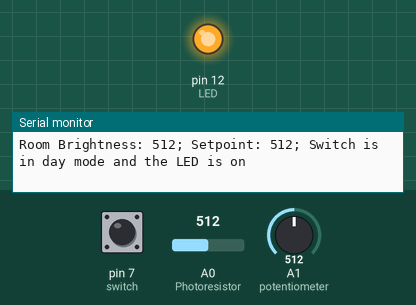
This sketch was run on a simulated Arduino Uno, built with avr-gcc and run on an emulated ATmega328P. On the bench: output pins drawn as LEDs (lit = HIGH), the last lines printed to the serial monitor. The test bench sets the inputs (shaded band); at power-on: A0 (Photoresistor) = 512, A1 (potentiometer) = 512, pin 7 (switch) LOW.

Above: at 1.2 s.
1.3 s: A0 (Photoresistor) set to 531
At 2.1 s:
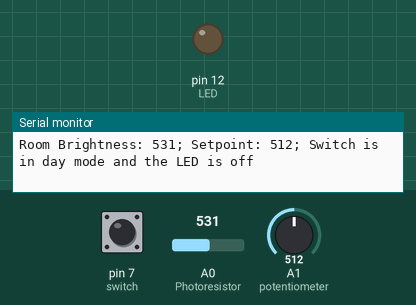
2.8 s: A1 (potentiometer) set to 548
At 4.2 s:
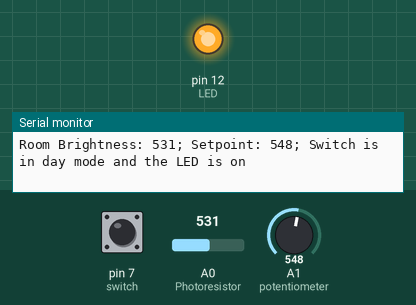
5.8 s: pin 7 (switch) pulled HIGH for 0.15 s
At 6.3 s:
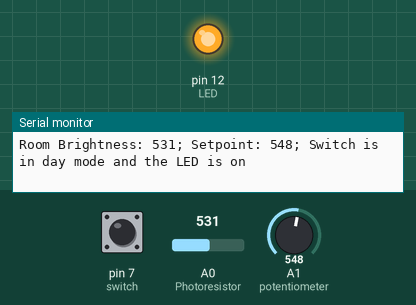
8.9 s: pin 7 (switch) pulled HIGH for 1 s
At 9.6 s:
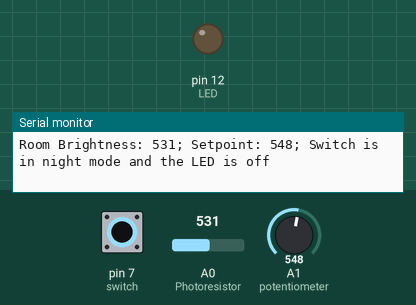
12.9 s: A1 (potentiometer) set to 511
At 14.2 s:
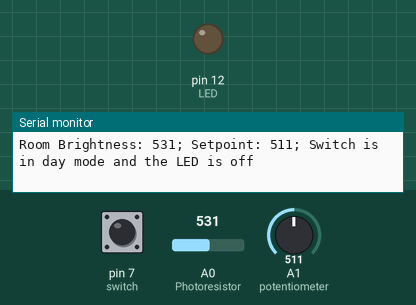
15.9 s: A0 (Photoresistor) set to 511
At 16.5 s:
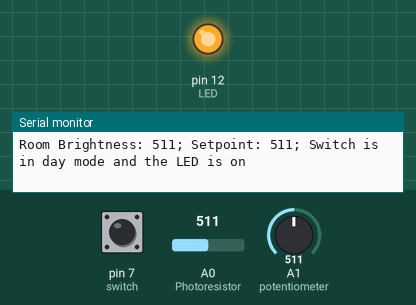
Timing chart, 0 to 18.9 s (numbered marks = the images above; inputs shaded):
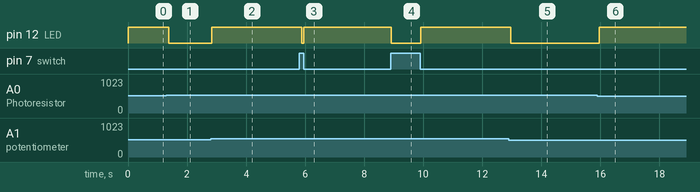

The sketch:

hw1.ino
```cpp
//Outputs: LED,Serial feedback
//Inputs:  Potentiometer, button/switch, photoresistor


void setup() {

  pinMode(12,OUTPUT);//LED
  pinMode(A0,INPUT);//Photoresistor
  pinMode(A1,INPUT); //potentiometer
  pinMode(7,INPUT); //switch
  Serial.begin(9600); //serial comm

}

void loop() {

  int currBrightness = analogRead(A0);
  int threshold = analogRead(A1);
  bool nightMode = digitalRead(7); //change this if use button
  bool LEDon = false;

  if (nightMode){ //darker room = light on
    if ((currBrightness > threshold)){
      digitalWrite(12,HIGH);
      LEDon = true;
    }
    else {
      digitalWrite(12,LOW);
      LEDon = false;
    }

  }

  else { //brighter room = light on
    if ((currBrightness <= threshold)){
      digitalWrite(12,HIGH);
      LEDon = true;
    }
    else {
      digitalWrite(12,LOW);
      LEDon = false;
    }
  }

  Serial.print("Room Brightness: ");
  Serial.print(currBrightness);
  Serial.print("; Setpoint: ");
  Serial.print(threshold);

  Serial.print("; Switch is in ");
  if (nightMode) Serial.print("night mode ");
  else Serial.print("day mode ");

  Serial.print("and the LED is ");
  if (LEDon) Serial.print("on\n");
  else Serial.print("off\n");


}
```

Measured:
- the behaviour switches between 512 and 513 on A0 (Photoresistor) (found by bisection; images 0 and 1)
- the behaviour switches between 530 and 531 on A1 (potentiometer) (found by bisection; images 1 and 2)
- after the input at 1.3 s, pin 12 (LED): HIGH → LOW after 0.07 s
- after the input at 2.8 s, pin 12 (LED): LOW → HIGH at once
- after the input at 5.8 s, pin 12 (LED): HIGH → LOW after 0.08 s, → HIGH 0.08 s later
- after the input at 8.9 s, pin 12 (LED): HIGH → LOW at once, → HIGH 1.0 s later
- after the input at 12.9 s, pin 12 (LED): HIGH → LOW after 0.07 s
- after the input at 15.9 s, pin 12 (LED): LOW → HIGH after 0.07 s
